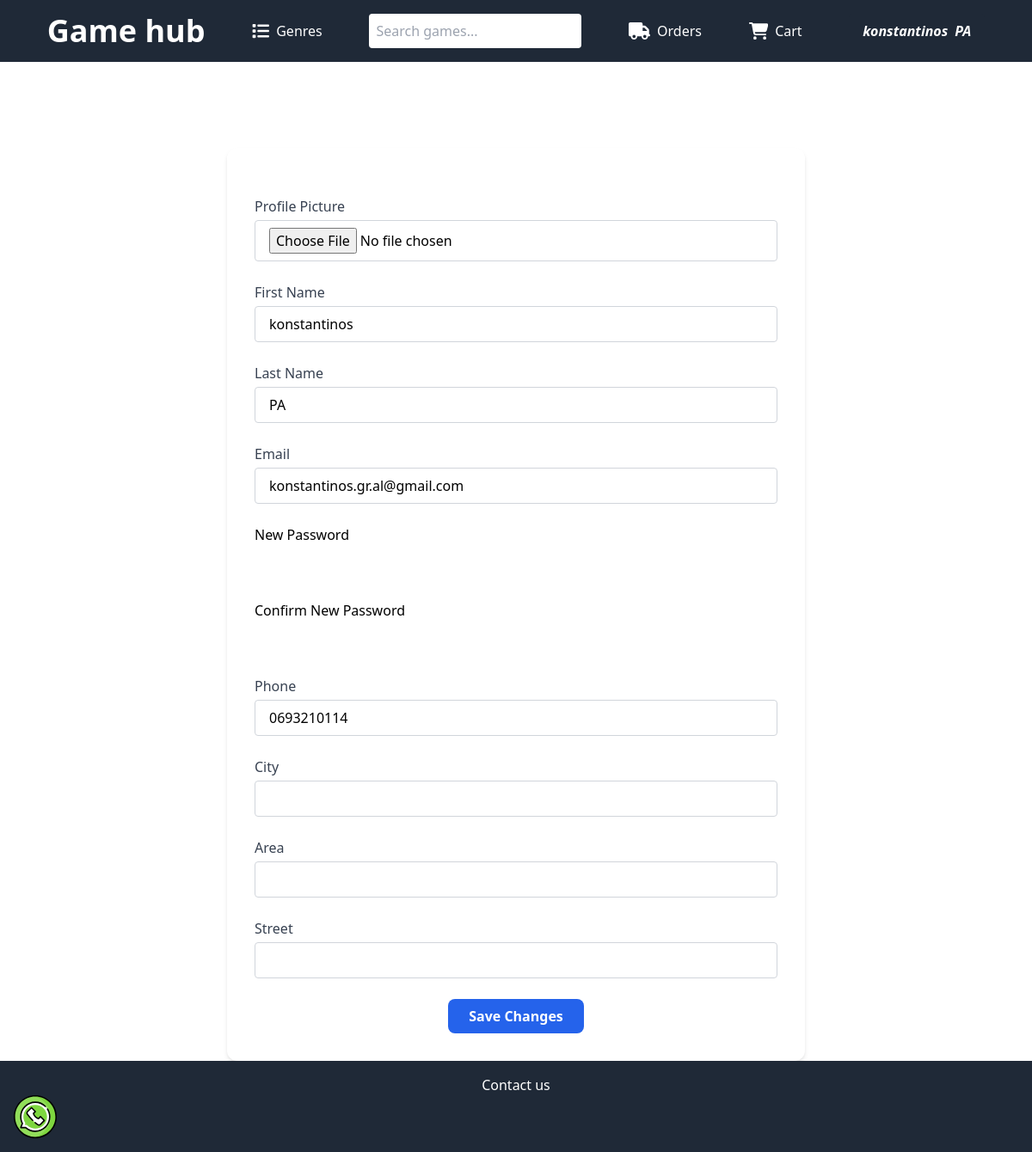
The app's page /accaunt/ (signed in) with its own data.
### users_auth_app/models.py (models this page shows, shortened)
class CustomUser(AbstractUser):
    email = models.EmailField(max_length=255, unique=True)
    phone_number = models.CharField(max_length=15, blank=True)
    city = models.CharField(max_length=100, blank=True)
    area = models.CharField(max_length=100, blank=True)
    street = models.CharField(max_length=100, blank=True)
    profile_picture = models.ImageField(upload_to='profile_pics/', blank=True)
    user_saved_games = models.ManyToManyField('game.Game', blank=True)
    USERNAME_FIELD = 'email'
    REQUIRED_FIELDS = ['username']

### users_auth_app/views.py (the view, shortened to what this page needs)
# urls.py: path('accaunt/', auth_views.more_details, name='accaunt'),
def more_details(request):
    if request.method == 'GET':
        return render(request, 'accaunt.html', {'user': request.user})

### users_auth_app/templates/accaunt.html (shortened to what this page needs)
{% extends 'base.html' %}
{% block content %}
<div class="max-w-2xl mx-auto mt-10">
    <h2 class="text-3xl font-bold mb-6 text-white text-center">Account Settings</h2>
    <form method="post" enctype="multipart/form-data" action="{% url 'accaunt' %}" class="bg-white p-8 rounded-xl shadow-md space-y-6">
        <div>
            <label class="block text-gray-700 font-medium mb-1">Profile Picture</label>
            <input type="file" name="profile_picture" class="w-full rounded border border-gray-300 px-4 py-2 focus:outline-none focus:ring-2 focus:ring-blue-500">
        </div>
        <div>
            <label class="block text-gray-700 font-medium mb-1">First Name</label>
            <input type="text" name="name" value="{{ user.first_name }}" class="w-full rounded border border-gray-300 px-4 py-2 focus:outline-none focus:ring-2 focus:ring-blue-500">
        </div>
        <div>
            <label class="block text-gray-700 font-medium mb-1">Last Name</label>
            <input type="text" name="last_name" value="{{ user.last_name }}" class="w-full rounded border border-gray-300 px-4 py-2 focus:outline-none focus:ring-2 focus:ring-blue-500">
        </div>
        <div>
            <label class="block text-gray-700 font-medium mb-1">Email</label>
            <input type="email" name="email" value="{{ user.email }}" class="w-full rounded border border-gray-300 px-4 py-2 focus:outline-none focus:ring-2 focus:ring-blue-500">
        </div>
        <div class="mb-4">
            <label class="block text-black">New Password</label>
            <input type="password" name="new_password" class="w-full rounded px-4 py-2 text-black">
        </div>
        <div class="mb-4">
            <label class="block text-black">Confirm New Password</label>
            <input type="password" name="confirm_new_password" class="w-full rounded px-4 py-2 text-black">
        </div>
        <div>
            <label class="block text-gray-700 font-medium mb-1">Phone</label>
            <input type="tel" name="phone_number" value="{{ user.phone_number }}" class="w-full rounded border border-gray-300 px-4 py-2 focus:outline-none focus:ring-2 focus:ring-blue-500">
        </div>
        <div>
            <label class="block text-gray-700 font-medium mb-1">City</label>
            <input type="text" name="city" value="{{ user.city }}" class="w-full rounded border border-gray-300 px-4 py-2 focus:outline-none focus:ring-2 focus:ring-blue-500">
        </div>
        <div>
            <label class="block text-gray-700 font-medium mb-1">Area</label>
            <input type="text" name="area" value="{{ user.area }}" class="w-full rounded border border-gray-300 px-4 py-2 focus:outline-none focus:ring-2 focus:ring-blue-500">
        </div>
        <div>
            <label class="block text-gray-700 font-medium mb-1">Street</label>
            <input type="text" name="street" value="{{ user.street }}" class="w-full rounded border border-gray-300 px-4 py-2 focus:outline-none focus:ring-2 focus:ring-blue-500">
        </div>
        <div class="text-center">
            <button type="submit" class="bg-blue-600 hover:bg-blue-700 text-white font-semibold px-6 py-2 rounded-lg transition duration-300">
                Save Changes
            </button>
        </div>
    </form>
</div>
{% endblock content %}

### game/templates/base.html (shortened to what this page needs)
<!DOCTYPE html>
<html lang="en">
<head>
  <script src="https://cdn.tailwindcss.com"></script>
</head>
<body>
  <nav class="bg-gray-800 text-white">
    <ul class="flex p-4 justify-evenly gap-4 items-center">
      <li><a href="{% url 'home' %}">
          <h1 class="text-4xl font-bold">Game hub</h1>
        </a></li>
      <li class="relative group">
        <a href="#" class="flex items-center gap-2">
          Genres
        </a>
      </li>
      <li>
        <form action="{% url 'home' %}" method="get" class="flex items-center justify-center">
          <input type="text" name="search" placeholder="Search games..." class="p-2 rounded text-black">
        </form>
      </li>
      <li><a href="{% url 'view_orders' %}" class="flex items-center gap-2"> Orders</a>
      </li>
      <li><a href="{% url 'view_cart' %}" class="flex items-center gap-2"> Cart</a>
      </li>
          {% if user.is_authenticated %}
           <div class="relative group inline-block text-white">
  <div class="italic font-bold px-4 py-2 bg-gray-800 rounded-t cursor-pointer flex gap-2">
    <h4>{{ user.first_name }}</h4>
    <h4>{{ user.last_name }}</h4>
  </div>
</div>
        {% else %}
      <div class="flex gap-4">
          <li><a href="{%url 'register'%}" class="flex items-center gap-2">Register</a></li>
          /
          <li><a href="{%url 'login'%}" class="flex items-center gap-2">Login</a></li>
    </div>
      {% endif %}
    </ul>
  </nav>
  {% block content %}{% endblock content%}
  <footer class="bg-gray-800 text-white p-4 text-center">
    <div>
      <h2>Contact us</h2>
      <div><a href="https://wa.me/+355693210113?text=Hello%2C%20I%20visited%20your%20site%20and%20want%20more%20info" target="_blank">
      </a></div>
    </div>
</body>
</html>

### game/templates/base.html (style rules this page uses)
.relative { position: relative; }

### records on screen
CustomUser: first_name "konstantinos", last_name "PA", name "konstantinos", email "konstantinos.gr.al@gmail.com", phone_number "0693210114"
